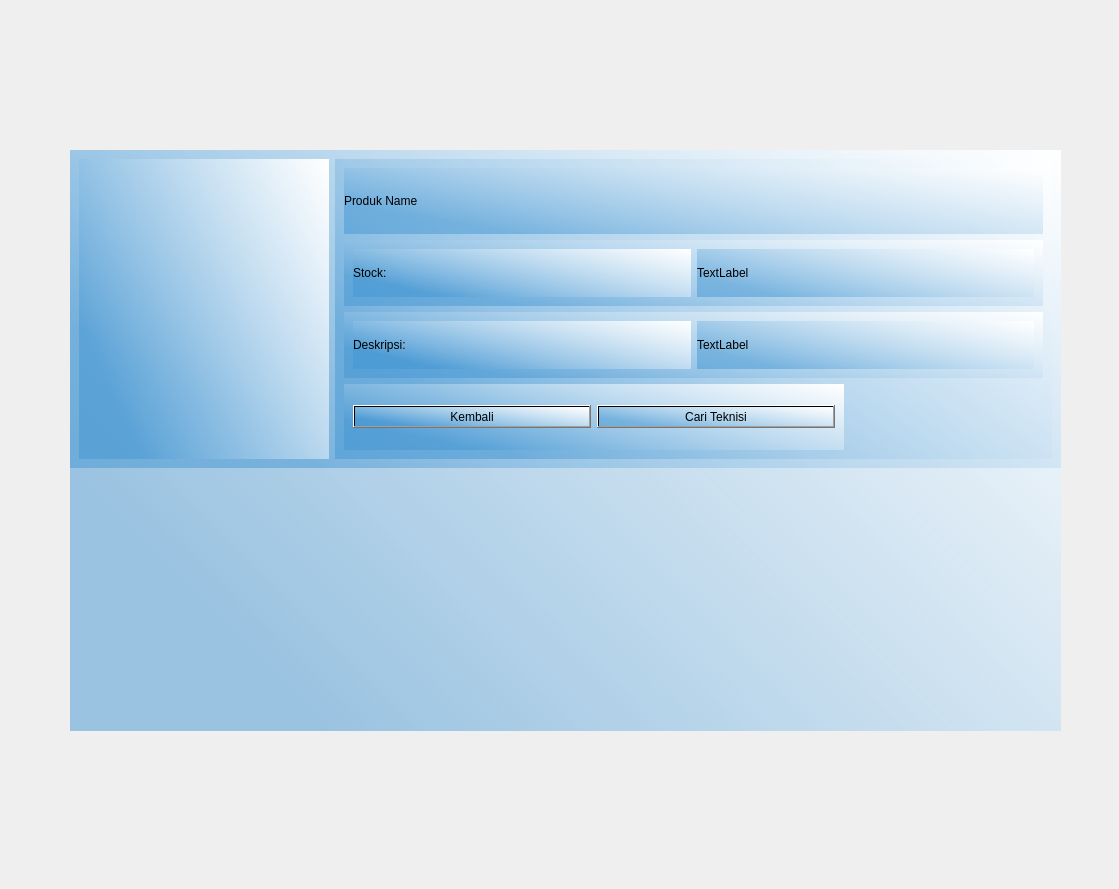
<?xml version="1.0" encoding="UTF-8"?>
<ui version="4.0">
 <class>MainWindow</class>
 <widget class="QMainWindow" name="MainWindow">
  <property name="geometry">
   <rect>
    <x>0</x>
    <y>0</y>
    <width>1119</width>
    <height>889</height>
   </rect>
  </property>
  <property name="windowTitle">
   <string>MainWindow</string>
  </property>
  <widget class="QWidget" name="bgwidget">
   <property name="enabled">
    <bool>true</bool>
   </property>
   <property name="maximumSize">
    <size>
     <width>1121</width>
     <height>891</height>
    </size>
   </property>
   <property name="styleSheet">
    <string notr="true">QWidget#bgwidget{
background-color: qlineargradient(spread:pad, x1:0, y1:0.961, x2:1, y2:0, stop:0 rgba(33, 137, 205, 255), stop:1 rgba(255, 255, 255, 255))};</string>
   </property>
   <widget class="QWidget" name="widget" native="true">
    <property name="geometry">
     <rect>
      <x>70</x>
      <y>150</y>
      <width>991</width>
      <height>581</height>
     </rect>
    </property>
    <property name="styleSheet">
     <string notr="true">background-color: qlineargradient(spread:pad, x1:0.00568182, y1:0.574, x2:1, y2:0, stop:0 rgba(66, 149, 210, 126), stop:1 rgba(255, 255, 255, 255))</string>
    </property>
    <layout class="QVBoxLayout" name="verticalLayout">
     <item alignment="Qt::AlignTop">
      <widget class="QWidget" name="widget_2" native="true">
       <layout class="QHBoxLayout" name="horizontalLayout_2">
        <item>
         <widget class="QWidget" name="imagePro" native="true">
          <property name="sizePolicy">
           <sizepolicy hsizetype="Fixed" vsizetype="Fixed">
            <horstretch>0</horstretch>
            <verstretch>0</verstretch>
           </sizepolicy>
          </property>
          <property name="minimumSize">
           <size>
            <width>250</width>
            <height>300</height>
           </size>
          </property>
          <property name="styleSheet">
           <string notr="true">image: url(:/icon/icon/91c67156233372f06ea757d322b8ce36_medium.jpg);</string>
          </property>
         </widget>
        </item>
        <item>
         <widget class="QWidget" name="widget_8" native="true">
          <layout class="QVBoxLayout" name="verticalLayout_3">
           <item>
            <widget class="QLabel" name="nameLabel">
             <property name="text">
              <string>Produk Name</string>
             </property>
            </widget>
           </item>
           <item>
            <widget class="QWidget" name="widget_7" native="true">
             <layout class="QHBoxLayout" name="horizontalLayout_4">
              <item>
               <widget class="QLabel" name="label_3">
                <property name="text">
                 <string>Stock: </string>
                </property>
               </widget>
              </item>
              <item>
               <widget class="QLabel" name="stockLabel">
                <property name="text">
                 <string>TextLabel</string>
                </property>
               </widget>
              </item>
             </layout>
            </widget>
           </item>
           <item>
            <widget class="QWidget" name="widget_6" native="true">
             <layout class="QHBoxLayout" name="horizontalLayout_3">
              <item>
               <widget class="QLabel" name="label_2">
                <property name="text">
                 <string>Deskripsi: </string>
                </property>
               </widget>
              </item>
              <item>
               <widget class="QLabel" name="descLabel">
                <property name="text">
                 <string>TextLabel</string>
                </property>
               </widget>
              </item>
             </layout>
            </widget>
           </item>
           <item>
            <widget class="QWidget" name="widget_9" native="true">
             <property name="maximumSize">
              <size>
               <width>500</width>
               <height>16777215</height>
              </size>
             </property>
             <layout class="QHBoxLayout" name="horizontalLayout_5">
              <item>
               <widget class="QPushButton" name="BackBtn">
                <property name="styleSheet">
                 <string notr="true">QPushButton#BackBtn{
background-color:rgb(0, 0, 0);
color:rgba(255,255,255,210);
border-radius:8px;
font: 11pt &quot;MS Shell Dlg 2&quot;; color:rgb(255, 255, 255);
}

QPushButton#BackBtn:hover{
background-color:qlineargradient(spread:pad, x1:0, y1:1, x2:1, y2:0, stop:0 rgba(150, 123, 111, 219), stop:1 rgba(85, 81, 84, 226));
}

QPushButton#BackBtn:pressed{
padding-left:5px;
padding-top:5px;
background-color:rgba(150, 123, 111, 255);
};</string>
                </property>
                <property name="text">
                 <string>Kembali</string>
                </property>
                <property name="default">
                 <bool>true</bool>
                </property>
               </widget>
              </item>
              <item>
               <widget class="QPushButton" name="CariTeknisiBtn">
                <property name="styleSheet">
                 <string notr="true">QPushButton#CariTeknisiBtn{
background-color:rgb(0, 0, 0);
color:rgba(255,255,255,210);
border-radius:8px;
font: 11pt &quot;MS Shell Dlg 2&quot;; color:rgb(255, 255, 255);
}

QPushButton#CariTeknisiBtn:hover{
background-color:qlineargradient(spread:pad, x1:0, y1:1, x2:1, y2:0, stop:0 rgba(150, 123, 111, 219), stop:1 rgba(85, 81, 84, 226));
}

QPushButton#CariTeknisiBtn:pressed{
padding-left:5px;
padding-top:5px;
background-color:rgba(150, 123, 111, 255);
};</string>
                </property>
                <property name="text">
                 <string>Cari Teknisi</string>
                </property>
                <property name="default">
                 <bool>true</bool>
                </property>
               </widget>
              </item>
             </layout>
            </widget>
           </item>
          </layout>
         </widget>
        </item>
       </layout>
      </widget>
     </item>
    </layout>
   </widget>
  </widget>
 </widget>
 <resources>
  <include location="../1/electrify/src/qrc/pelanggan.qrc"/>
 </resources>
 <connections/>
</ui>
